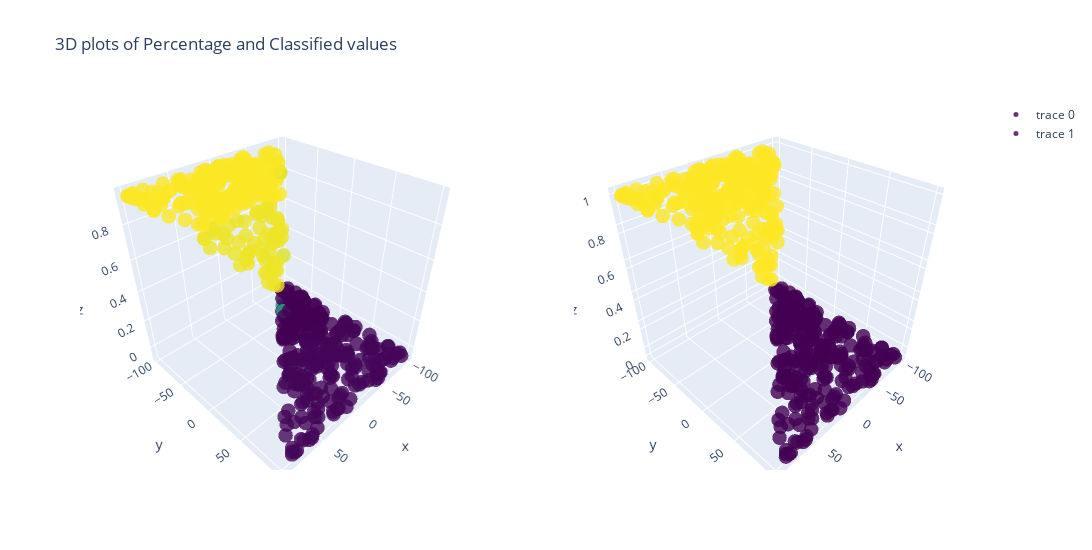

Notebook cell for this chart:
### Code cell
es.plot_combined(XY_easy_train)

### Figure 1 — Plotly figure (JSON) as saved in the notebook; plotly's stock layout.template omitted (floating-point values rounded to 4 significant figures; data arrays with more than 128 entries replaced by an {"elided": "..."} marker saying what was removed)
{"data": [{"marker": {"color": {"elided": "500 float values"}, "colorscale": [[0, "#440154"], [0.1111, "#482878"], [0.2222, "#3e4989"], [0.3333, "#31688e"], [0.4444, "#26828e"], [0.5556, "#1f9e89"], [0.6667, "#35b779"], [0.7778, "#6ece58"], [0.8889, "#b5de2b"], [1, "#fde725"]], "opacity": 0.8, "size": 5}, "mode": "markers", "scene": "scene", "type": "scatter3d", "x": {"elided": "500 float values"}, "y": {"elided": "500 float values"}, "z": {"elided": "500 float values"}}, {"marker": {"color": {"elided": "500 int values"}, "colorscale": [[0, "#440154"], [0.1111, "#482878"], [0.2222, "#3e4989"], [0.3333, "#31688e"], [0.4444, "#26828e"], [0.5556, "#1f9e89"], [0.6667, "#35b779"], [0.7778, "#6ece58"], [0.8889, "#b5de2b"], [1, "#fde725"]], "opacity": 0.8, "size": 5}, "mode": "markers", "scene": "scene2", "type": "scatter3d", "x": {"elided": "500 float values"}, "y": {"elided": "500 float values"}, "z": {"elided": "500 int values"}}], "layout": {"height": 550, "scene": {"domain": {"x": [0, 0.45], "y": [0, 1]}}, "scene2": {"domain": {"x": [0.55, 1], "y": [0, 1]}}, "title": {"text": "3D plots of Percentage and Classified values"}, "width": 1100}}
